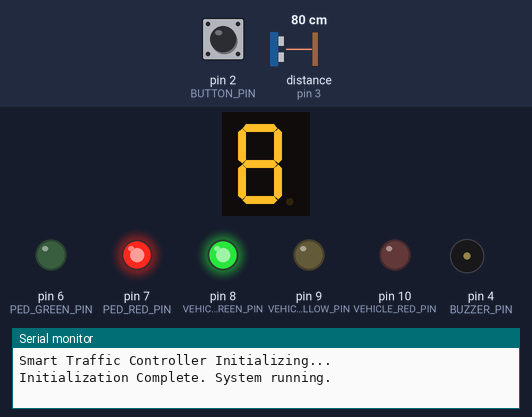
The sketch below on a simulated Arduino Uno, built with avr-gcc and run on an emulated ATmega328P. Parts: 1-digit seven-segment display, output pins drawn as LEDs (lit = HIGH), buzzer (waves = sounding), the last lines printed to the serial monitor. Wiring (inferred from the names in the program): 1-digit 7-segment display, segments lit when HIGH: segments A1, A2, A3, A4, A5, pin 12, pin 13. The test bench sets the inputs (shaded band); at power-on: pin 2 (BUTTON_PIN) HIGH, distance to the obstacle (sensor on pin 3) 80 cm. The echo pulse lasts 58.3 µs per cm; the segment pins are drawn as the display they are named for; pins used as bus, display or sensor lines are not drawn.

Above: at 1.2 s.
1.3 s: pin 2 (BUTTON_PIN) pulled LOW for 0.15 s
At 9.4 s:
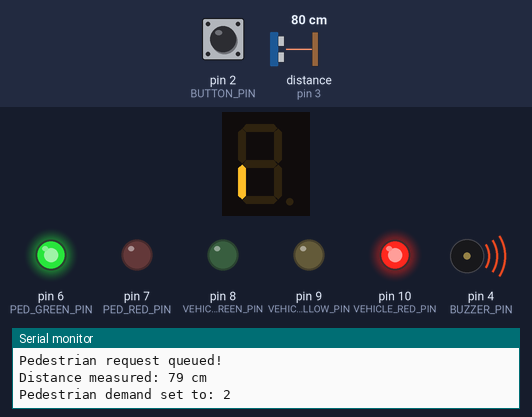
At 11.4 s:
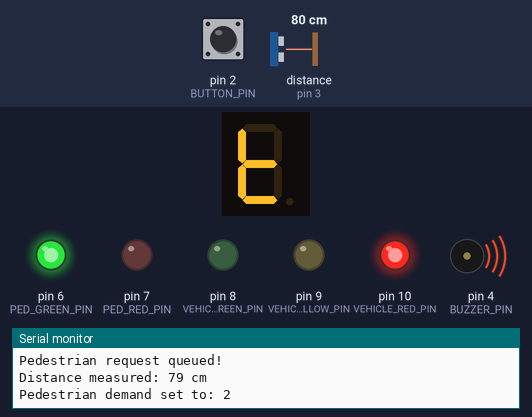
Timing chart, 0 to 19.4 s (numbered marks = the images above; inputs shaded):
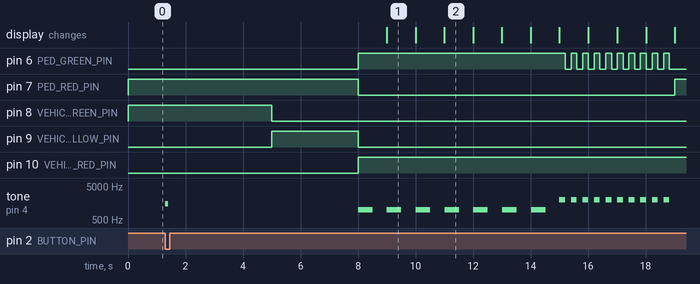

Measured:
- after the input at 1.3 s, pin 6 (PED_GREEN_PIN): LOW → HIGH after 6.7 s, then repeats every 0.40 s: LOW 0.20 s, HIGH 0.20 s; pin 7 (PED_RED_PIN): HIGH → LOW after 6.7 s, → HIGH 11.0 s later
- what the display in image 1 shows lasts 1.0 s, from 9.0 s to 10.0 s

The sketch:

smart_traffic_light.ino
```cpp
/*
 * Project: Smart Traffic Light Controller with Pedestrian Crossing
 *
 * Description:
 * An intelligent traffic signal system controlling vehicle and pedestrian lights.
 * Pedestrian crossing priority is dynamically adjusted using an ultrasonic sensor.
 *
 * Components Required:
 * Hardware: Arduino Uno, LEDs, resistors, pushbutton, piezo buzzer, 7-segment display, HC-SR04 ultrasonic sensor.
 * Software: Arduino IDE, Wokwi simulator, standard Arduino libraries (no extra libraries required).
 *
 * Expected Outcome:
 * Vehicle lights follow a proper Green → Yellow → Red sequence.
 * Pedestrian requests trigger green light and buzzer countdown dynamically.
 *
 * Individual Contributions:
 * 1) Tejasvi Senka – Vehicle Traffic Light Control
 *    • Manage vehicle LEDs and state sequence.
 *    • Implement timing and state transitions (VEHICLE_GO, VEHICLE_SLOW, VEHICLE_STOP).
 *
 * 2) Priyadharshika – Pedestrian Signals & Button
 *    • Control pedestrian LEDs and button behavior.
 *    • Queue requests and calculate pedestrian demand using ultrasonic sensor.
 *
 * 3) Dharshanashri – Buzzer & 7-Segment Display
 *    • Implement buzzer alerts for pedestrian crossing.
 *    • Control 7-segment countdown display synced with buzzer and pedestrian green.
 *
 * 4) Geethika – Ultrasonic Sensor & System Integration
 *    • Handle ultrasonic distance measurement for pedestrian priority.
 *    • Integrate vehicle lights, pedestrian lights, buzzer, and 7-segment display.
 */

#include <Arduino.h>

#define VEHICLE_RED_PIN    10
#define VEHICLE_YELLOW_PIN 9
#define VEHICLE_GREEN_PIN  8
#define PED_RED_PIN        7
#define PED_GREEN_PIN      6
#define BUTTON_PIN         2
#define BUZZER_PIN         4
#define SEG_A_PIN          A1
#define SEG_B_PIN          A2
#define SEG_C_PIN          A3
#define SEG_D_PIN          A4
#define SEG_E_PIN          A5
#define SEG_F_PIN          12
#define SEG_G_PIN          13
#define VEHICLE_RED_PIN    10
#define VEHICLE_YELLOW_PIN 9
#define SEG_G_PIN          13
#define TRIG_PIN 5
#define ECHO_PIN 3


#define MIN_VEHICLE_GREEN_TIME 5000
#define VEHICLE_GREEN_TIME     10000
#define VEHICLE_RED_TIME       5000
#define YELLOW_DELAY           3000
#define PEDESTRIAN_CROSS_TIME  9000
#define ALL_RED_DELAY          1000

typedef enum {
  VEHICLE_GO,
  VEHICLE_SLOW,
  VEHICLE_STOP,
  PEDESTRIAN_GO
} SystemState;

typedef struct {
  SystemState currentState;
  SystemState nextStateAfterYellow;
  int buttonPressedFlag;
  unsigned long stateChangeTime;
} TrafficController;

TrafficController controller;
unsigned long lastBeepTime = 0;
int beepState = LOW;

unsigned long lastFlashTime = 0;
int flashState = HIGH;

const byte sevenSegDigits[10][7] = {
  { 1,1,1,1,1,1,0 }, { 0,1,1,0,0,0,0 }, { 1,1,0,1,1,0,1 }, { 1,1,1,1,0,0,1 }, { 0,1,1,0,0,1,1 },
  { 1,0,1,1,0,1,1 }, { 1,0,1,1,1,1,1 }, { 1,1,1,0,0,0,0 }, { 1,1,1,1,1,1,1 }, { 1,1,1,1,0,1,1 }
};

const int segmentPins[] = {SEG_A_PIN, SEG_B_PIN, SEG_C_PIN, SEG_D_PIN, SEG_E_PIN, SEG_F_PIN, SEG_G_PIN};


int pedestrianDemand = 0;
long getPedestrianDistance() {

  digitalWrite(TRIG_PIN, LOW);
  delayMicroseconds(2);
  digitalWrite(TRIG_PIN, HIGH);
  delayMicroseconds(10);
  digitalWrite(TRIG_PIN, LOW);

  long duration = pulseIn(ECHO_PIN, HIGH);

  return duration * 0.034 / 2;
}

void displayDigit(int digit) {
  if (digit < 0 || digit > 9) return;
  for (int i = 0; i < 7; i++) {
    digitalWrite(segmentPins[i], sevenSegDigits[digit][i] ? LOW : HIGH);
  }
}

void displayOff() {
  for (int i = 0; i < 7; i++) digitalWrite(segmentPins[i], HIGH);
}


void trafficLightsOff() {
  digitalWrite(VEHICLE_RED_PIN, LOW);
  digitalWrite(VEHICLE_YELLOW_PIN, LOW);
  digitalWrite(VEHICLE_GREEN_PIN, LOW);
  digitalWrite(PED_RED_PIN, LOW);
  digitalWrite(PED_GREEN_PIN, LOW);
  noTone(BUZZER_PIN);
}

void checkButton(TrafficController *ctrl) {
  if (digitalRead(BUTTON_PIN) == LOW) {
    if ((ctrl->currentState == VEHICLE_GO || ctrl->currentState == VEHICLE_STOP || ctrl->currentState == VEHICLE_SLOW) && !ctrl->buttonPressedFlag) {
      ctrl->buttonPressedFlag = 1;
      tone(BUZZER_PIN, 1500, 100);
      Serial.println("Pedestrian request queued!");
      delay(100);

      long distance = getPedestrianDistance();
      Serial.print("Distance measured: ");
      Serial.print(distance);
      Serial.println(" cm");


      if (distance < 50) {
        pedestrianDemand = 3;
      } else if (distance < 150) {
        pedestrianDemand = 2;
      } else {
        pedestrianDemand = 1;
      }
      Serial.print("Pedestrian demand set to: ");
      Serial.println(pedestrianDemand);
    }
  }
}

void runPedestrianCountdown(TrafficController *ctrl) {

  unsigned long dynamicCrossTime = 5000 + (pedestrianDemand * 3000);
  unsigned long elapsedTime = millis() - ctrl->stateChangeTime;

  if (elapsedTime < dynamicCrossTime) {
    int secondsLeft = (dynamicCrossTime - elapsedTime) / 1000;
    displayDigit(secondsLeft);

    if (secondsLeft < 4) {
      if (millis() - lastBeepTime > 200) {
        lastBeepTime = millis();
        beepState = !beepState;

        if (beepState) {
          tone(BUZZER_PIN, 2000);
          digitalWrite(PED_GREEN_PIN, HIGH);
        } else {
          noTone(BUZZER_PIN);
          digitalWrite(PED_GREEN_PIN, LOW);
        }
      }
    } else {

      digitalWrite(PED_GREEN_PIN, HIGH);
      if (millis() - lastBeepTime > 500) {
        lastBeepTime = millis();
        beepState = !beepState;

        if (beepState) {
          tone(BUZZER_PIN, 1000);
        } else {
          noTone(BUZZER_PIN);
        }
      }
    }
  } else {

    noTone(BUZZER_PIN);
    displayOff();
    trafficLightsOff();
    digitalWrite(VEHICLE_RED_PIN, HIGH);
    digitalWrite(PED_RED_PIN, HIGH);
    delay(ALL_RED_DELAY);

    trafficLightsOff();
    digitalWrite(VEHICLE_GREEN_PIN, HIGH);
    digitalWrite(PED_RED_PIN, HIGH);

    controller.currentState = VEHICLE_GO;
    controller.stateChangeTime = millis();
    controller.buttonPressedFlag = 0;
    pedestrianDemand = 0;
    Serial.println("Crossing finished. Returning to normal traffic flow.");
  }
}


void setup() {
  Serial.begin(9600);
  Serial.println("Smart Traffic Controller Initializing...");

  pinMode(TRIG_PIN, OUTPUT);
  pinMode(ECHO_PIN, INPUT);
  pinMode(VEHICLE_RED_PIN, OUTPUT);
  pinMode(VEHICLE_YELLOW_PIN, OUTPUT);
  pinMode(VEHICLE_GREEN_PIN, OUTPUT);
  pinMode(PED_RED_PIN, OUTPUT);
  pinMode(PED_GREEN_PIN, OUTPUT);
  pinMode(BUZZER_PIN, OUTPUT);
  for (int i=0; i<7; i++) pinMode(segmentPins[i], OUTPUT);
  pinMode(BUTTON_PIN, INPUT_PULLUP);

  trafficLightsOff();
  displayOff();
  digitalWrite(VEHICLE_GREEN_PIN, HIGH);
  digitalWrite(PED_RED_PIN, HIGH);
  controller.currentState = VEHICLE_GO;
  controller.buttonPressedFlag = 0;
  controller.stateChangeTime = millis();
  Serial.println("Initialization Complete. System running.");
}


void loop() {
  checkButton(&controller);

  switch (controller.currentState) {
    case VEHICLE_GO:
      if (controller.buttonPressedFlag && (millis() - controller.stateChangeTime >= MIN_VEHICLE_GREEN_TIME)) {
        controller.nextStateAfterYellow = PEDESTRIAN_GO;
        controller.currentState = VEHICLE_SLOW;
        controller.stateChangeTime = millis();
        trafficLightsOff();
        digitalWrite(VEHICLE_YELLOW_PIN, HIGH);
        digitalWrite(PED_RED_PIN, HIGH);
      } else if (millis() - controller.stateChangeTime >= VEHICLE_GREEN_TIME) {
        controller.nextStateAfterYellow = VEHICLE_STOP;
        controller.currentState = VEHICLE_SLOW;
        controller.stateChangeTime = millis();
        trafficLightsOff();
        digitalWrite(VEHICLE_YELLOW_PIN, HIGH);
        digitalWrite(PED_RED_PIN, HIGH);
      }
      break;

    case VEHICLE_SLOW:
      if (millis() - controller.stateChangeTime >= YELLOW_DELAY) {
        if (controller.buttonPressedFlag) {
          controller.currentState = PEDESTRIAN_GO;
          trafficLightsOff();
          digitalWrite(VEHICLE_RED_PIN, HIGH);
          digitalWrite(PED_GREEN_PIN, HIGH);
        }
        else {
          controller.currentState = VEHICLE_STOP;
          trafficLightsOff();
          digitalWrite(VEHICLE_RED_PIN, HIGH);
          digitalWrite(PED_RED_PIN, HIGH);
        }
        controller.stateChangeTime = millis();
      }
      break;

    case VEHICLE_STOP:
      if (millis() - controller.stateChangeTime >= VEHICLE_RED_TIME) {
        if (controller.buttonPressedFlag) {
          controller.currentState = PEDESTRIAN_GO;
          trafficLightsOff();
          digitalWrite(VEHICLE_RED_PIN, HIGH);
          digitalWrite(PED_GREEN_PIN, HIGH);
        }
        else {
          controller.currentState = VEHICLE_GO;
          trafficLightsOff();
          digitalWrite(VEHICLE_GREEN_PIN, HIGH);
          digitalWrite(PED_RED_PIN, HIGH);
        }
        controller.stateChangeTime = millis();
      }
      break;

    case PEDESTRIAN_GO:
      runPedestrianCountdown(&controller);
      break;
  }
}
```
